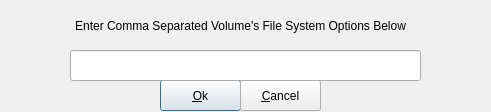
<?xml version="1.0" encoding="UTF-8"?>
<ui version="4.0">
 <class>mountOptions</class>
 <widget class="QDialog" name="mountOptions">
  <property name="geometry">
   <rect>
    <x>0</x>
    <y>0</y>
    <width>491</width>
    <height>112</height>
   </rect>
  </property>
  <property name="windowTitle">
   <string>file system options</string>
  </property>
  <widget class="QPushButton" name="pbOk">
   <property name="geometry">
    <rect>
     <x>160</x>
     <y>80</y>
     <width>81</width>
     <height>31</height>
    </rect>
   </property>
   <property name="text">
    <string>&amp;Ok</string>
   </property>
   <property name="default">
    <bool>true</bool>
   </property>
  </widget>
  <widget class="QPushButton" name="pbCancel">
   <property name="geometry">
    <rect>
     <x>240</x>
     <y>80</y>
     <width>81</width>
     <height>31</height>
    </rect>
   </property>
   <property name="text">
    <string>&amp;Cancel</string>
   </property>
  </widget>
  <widget class="QLabel" name="label">
   <property name="geometry">
    <rect>
     <x>0</x>
     <y>0</y>
     <width>481</width>
     <height>51</height>
    </rect>
   </property>
   <property name="text">
    <string>Enter Comma Separated Volume's File System Options Below</string>
   </property>
   <property name="alignment">
    <set>Qt::AlignCenter</set>
   </property>
  </widget>
  <widget class="QLineEdit" name="lineEditOptions">
   <property name="geometry">
    <rect>
     <x>70</x>
     <y>50</y>
     <width>351</width>
     <height>31</height>
    </rect>
   </property>
  </widget>
 </widget>
 <tabstops>
  <tabstop>lineEditOptions</tabstop>
  <tabstop>pbOk</tabstop>
  <tabstop>pbCancel</tabstop>
 </tabstops>
 <resources/>
 <connections/>
</ui>
